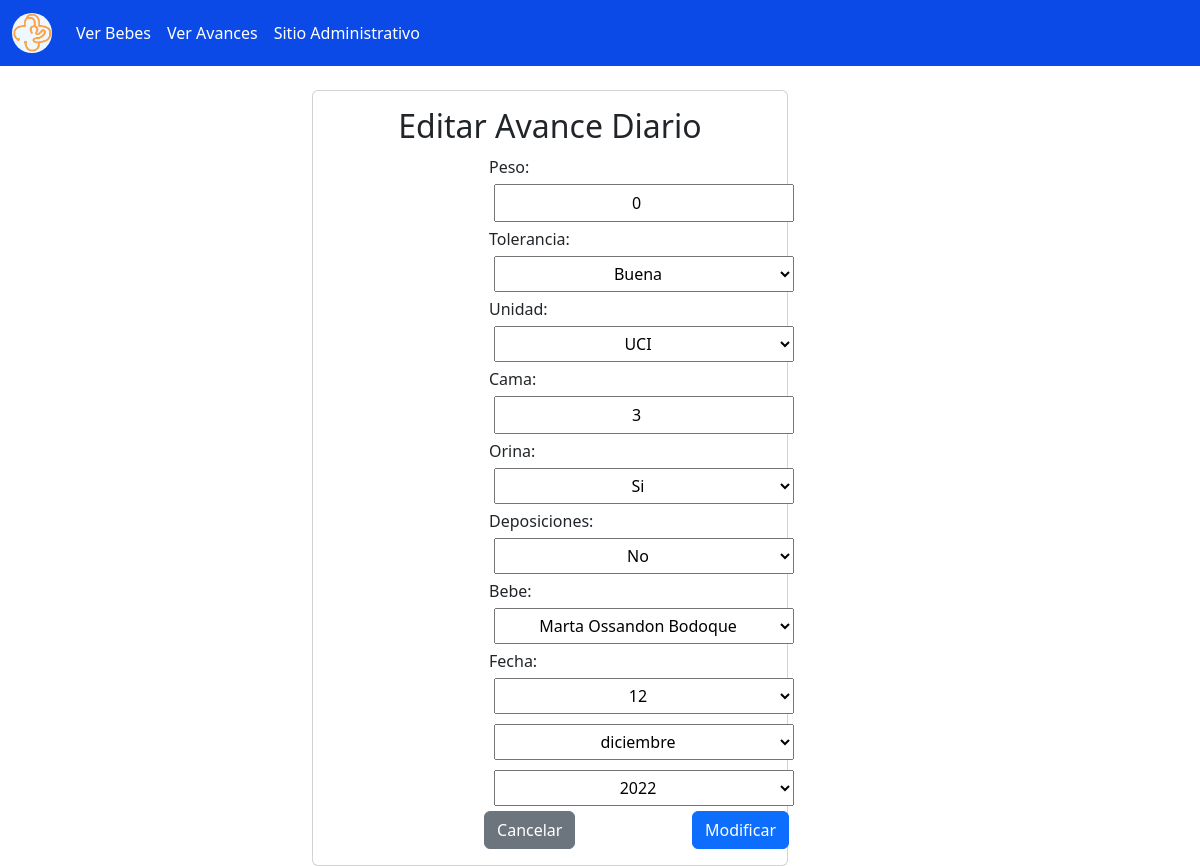
Page /modificarAvance/4/ on the committed database.
### Hospital/models.py (models this page shows)
class AvanceDiario(models.Model):
    peso=models.PositiveSmallIntegerField(default=1,blank=True,editable=True)
    tolerancia_choices=(('Buena','Buena'),('Mala','Mala'),('Regular','Regular'))
    tolerancia=models.CharField(max_length=7,null=True,blank=True,editable=True,default='Regular',choices=tolerancia_choices)
    unidad_choices=(('UCI','UCI'),('UTI','UTI'))
    unidad =models.CharField(max_length=3,null=True,blank=True,editable=True,default='EN CAMBIO',choices=unidad_choices)
    cama = models.IntegerField(null=True,blank=True,editable=True,default=1)
    sino_choices = (('Si','Si'),('No','No'))
    orina=models.CharField(max_length=2,null=True,blank=True,editable=True,default='Si',choices=sino_choices)
    deposiciones = models.CharField(max_length=2,null=True,blank=True,editable=True,default='Si',choices=sino_choices)
    bebe = models.ForeignKey(Bebe, null=True,blank=True,editable=True,on_delete=models.PROTECT)
    current_date = datetime.date.today()
    fecha   =models.DateField(default=current_date,blank=True,editable=True)

### Hospital/views.py (the view, shortened to what this page needs)
# urls.py: path('modificarAvance/<id>/',views.modificarAvance, name='modificarAvance'),
def modificarAvance(request,id):
    avanceDiario = get_object_or_404(AvanceDiario, id=id)
    data= {
        'form': AvancesForm(instance=avanceDiario)
    }
    return render(request, 'Hospital/modificarAvance.html',data)

### Hospital/forms.py
class AvancesForm(forms.ModelForm):
    class Meta:
        model = AvanceDiario
        fields = '__all__'
        widgets = {
            "fecha": forms.SelectDateWidget()
        }

### Hospital/models.py (called while the page is built)
    def __str__(self) :
        texto = "{0} {1} {2}"
        return texto.format(self.nombre,self.apellido_paterno,self.apellido_materno)

### Hospital/templates/Hospital/modificarAvance.html (shortened to what this page needs)
{%  extends 'Hospital/base.html' %}
{% load static %}
{% block content %}
    <div class="row" style="margin-left: 0px; margin-right: 0px;">
        <div class="col-12 col-md-5 offset-md-3">
            <div class="card">
                <div class="card-body">
                    <h2> Editar Avance Diario</h2>
                    <form action="" class="formulario_avance" method="post">
                        {{ form }}
                        <div class="d-flex justify-content-end">
                            <input type="reset" value="Cancelar" class="btn btn-secondary">
                            <input type="submit" value="Modificar" class="btn btn-primary">
                        </div>
                    </form>
                </div>
            </div>
        </div>
    </div>
{% endblock %}

### Hospital/static/Hospital/css/custom.css (style rules this page uses)
h2,h6,td,tr { text-align: center; }
input[type=text], input[type=email], input[type=number], select, textarea { width: 100%; padding: 5px; margin: 5px; text-align: center; }
.formulario_avance { width: 300px; margin-top:10px; margin-left: 20vh; }

### rows in the picture
AvanceDiario: peso "0", tolerancia "Buena", unidad "UCI", cama "3", orina "Si", deposiciones "No", bebe "Marta Ossandon Bodoque"
